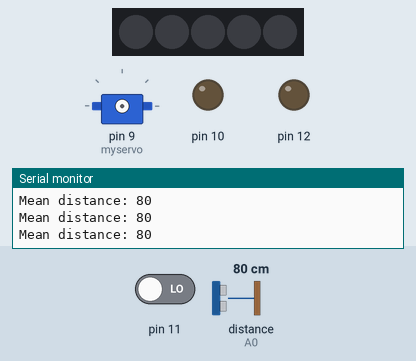
This sketch was run on a simulated Arduino Nano, built with avr-gcc and run on an emulated ATmega328P. On the bench: 5 RGB LEDs in strip order, left to right, servo, output pins drawn as LEDs (lit = HIGH), the last lines printed to the serial monitor. Inputs (shaded band) come from the test bench; at power-on: distance to the obstacle (sensor on A0) 80 cm, pin 11 LOW. Dim RGB values are drawn brighter than linear.

Above: at 1.3 s.
1.4 s: distance to the obstacle (sensor on A0) set to 75 cm
At 1.9 s:
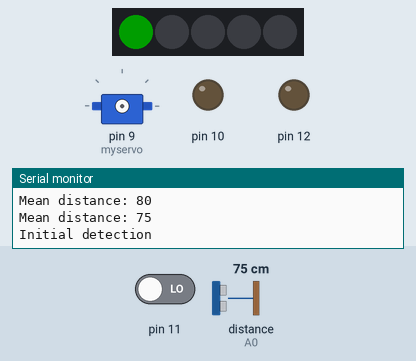
At 4.4 s:
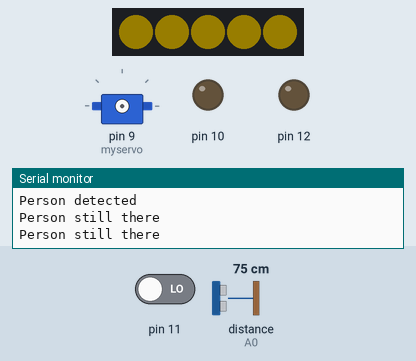
4.5 s: distance to the obstacle (sensor on A0) set to 120 cm
At 7.5 s:
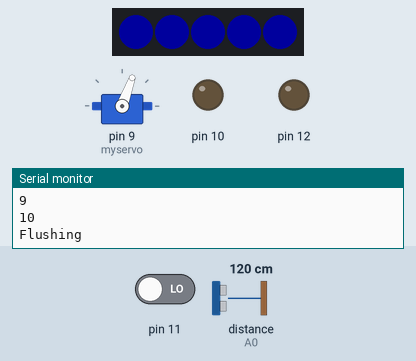
Timing chart, 0 to 16.7 s (numbered marks = the images above; inputs shaded):
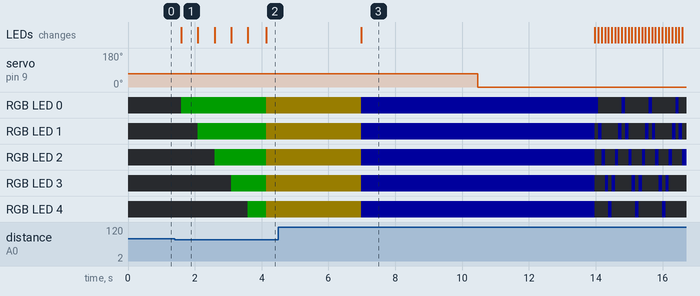

The sketch:

AutoFlush.ino
```cpp
//Written by Dominick Lee (dominick@makitronics.com)
//To build this, you will need 8x Neopixels WS2812, an Arduino Nano, servo, SharpIR senosr, and a TP4056 module.
//Adjust the flush timings as desired.

#include <SharpIR.h>
#include <Adafruit_NeoPixel.h>
#include <Servo.h>

//SharpIR
#define ir A0
#define model 1080

//Neopixels
#define PIN 3
#define NUMPIXELS 5

SharpIR SharpIR(ir, model);
Adafruit_NeoPixel pixels = Adafruit_NeoPixel(NUMPIXELS, PIN, NEO_GRB + NEO_KHZ800);
Servo myservo;


void flushToilet()
{
  Serial.println("Flushing");
  pixels.setPixelColor(0, pixels.Color(0,0,150)); // Moderately bright green color.
  pixels.setPixelColor(1, pixels.Color(0,0,150)); // Moderately bright green color.
  pixels.setPixelColor(2, pixels.Color(0,0,150)); // Moderately bright green color.
  pixels.setPixelColor(3, pixels.Color(0,0,150)); // Moderately bright green color.
  pixels.setPixelColor(4, pixels.Color(0,0,150)); // Moderately bright green color.
  pixels.show(); // This sends the updated pixel color to the hardware.
  myservo.attach(9);  // attaches the servo on pin 9 to the servo object
  myservo.write(70);  // flush down
  delay(3500);  // wait 1.5 seconds
  myservo.write(0);
  delay(3500);  // wait 1.5 seconds
  myservo.detach();  // release


  Serial.println("Refilling tank");
  for(int j = 0; j < 30; j++)
  {
    for(int i=0;i<NUMPIXELS;i++)
    {
      pixels.setPixelColor(0, pixels.Color(0,0,0)); // Moderately bright green color.
      pixels.setPixelColor(1, pixels.Color(0,0,0)); // Moderately bright green color.
      pixels.setPixelColor(2, pixels.Color(0,0,0)); // Moderately bright green color.
      pixels.setPixelColor(3, pixels.Color(0,0,0)); // Moderately bright green color.
      pixels.setPixelColor(4, pixels.Color(0,0,0)); // Moderately bright green color.
      // pixels.Color takes RGB values, from 0,0,0 up to 255,255,255
      pixels.setPixelColor(i, pixels.Color(0,0,150)); // Moderately bright green color.
      pixels.show(); // This sends the updated pixel color to the hardware.
      delay(100); // Delay for a period of time (in milliseconds).
      Serial.println(i);
    }
    for(int i=(NUMPIXELS-2);i > 0;i--)
    {
      pixels.setPixelColor(0, pixels.Color(0,0,0)); // Moderately bright green color.
      pixels.setPixelColor(1, pixels.Color(0,0,0)); // Moderately bright green color.
      pixels.setPixelColor(2, pixels.Color(0,0,0)); // Moderately bright green color.
      pixels.setPixelColor(3, pixels.Color(0,0,0)); // Moderately bright green color.
      pixels.setPixelColor(4, pixels.Color(0,0,0)); // Moderately bright green color.
      // pixels.Color takes RGB values, from 0,0,0 up to 255,255,255
      pixels.setPixelColor(i, pixels.Color(0,0,150)); // Moderately bright green color.
      pixels.show(); // This sends the updated pixel color to the hardware.
      delay(100); // Delay for a period of time (in milliseconds).
      Serial.println(i);
    }
  }
      //last pixel
      pixels.setPixelColor(0, pixels.Color(0,0,150)); // Moderately bright green color.
      pixels.setPixelColor(1, pixels.Color(0,0,0)); // Moderately bright green color.
      pixels.setPixelColor(2, pixels.Color(0,0,0)); // Moderately bright green color.
      pixels.setPixelColor(3, pixels.Color(0,0,0)); // Moderately bright green color.
      pixels.setPixelColor(4, pixels.Color(0,0,0)); // Moderately bright green color.
      pixels.show(); // This sends the updated pixel color to the hardware.
      delay(100); // Delay for a period of time (in milliseconds).
}

void setup()
{
  // put your setup code here, to run once:
  Serial.begin(9600);
  pixels.begin(); // This initializes the NeoPixel library
  pixels.setBrightness(50);

  //capacitive module
  pinMode(10, OUTPUT);
  pinMode(11, INPUT);
  pinMode(12, OUTPUT);
  //digitalWrite(10, HIGH);
  digitalWrite(12, LOW);

  //wait for capacitive sensor to calibrate
  while (digitalRead(11) == HIGH)
  {
    delay(1000);
  }

}  //end setup

void loop()
{

  int dis = SharpIR.distance();  // this returns the distance to the object you're measuring

  Serial.print("Mean distance: ");  // returns it to the serial monitor
  Serial.println(dis);


  //Handle Automatic Detection
  if (dis < 80)
  {
    Serial.println("Initial detection");

    for(int i=0;i<NUMPIXELS;i++)
    {
      // pixels.Color takes RGB values, from 0,0,0 up to 255,255,255
      pixels.setPixelColor(i, pixels.Color(0,150,0)); // Moderately bright green color.
      pixels.show(); // This sends the updated pixel color to the hardware.
      delay(500); // Delay for a period of time (in milliseconds).
    }

    dis = SharpIR.distance();  // this returns the distance to the object you're measuring
    if (dis < 80)  //check
    {
      // pixels.Color takes RGB values, from 0,0,0 up to 255,255,255
      pixels.setPixelColor(0, pixels.Color(120,100,0)); // Moderately bright blue color
      pixels.setPixelColor(1, pixels.Color(120,100,0)); // Moderately bright blue color
      pixels.setPixelColor(2, pixels.Color(120,100,0)); // Moderately bright blue color
      pixels.setPixelColor(3, pixels.Color(120,100,0)); // Moderately bright blue color
      pixels.setPixelColor(4, pixels.Color(120,100,0)); // Moderately bright blue color
      pixels.show(); // This sends the updated pixel color to the hardware.
      Serial.println("Person detected");

      int timeout = 0;
      while (timeout <= 10)
      {
        dis = SharpIR.distance();  // this returns the distance to the object you're measuring
        if (dis < 80)  //person there
        {
          Serial.println("Person still there");
          timeout = 0;
          delay(200);  //wait

          //Or we can handle Manual Flush
          if (digitalRead(11) == HIGH)
          {
            delay(500);
            if (digitalRead(11) == HIGH)
            {
              //clear to flush
              //timeout = 11;
            }
          }  //end of manual flush check

        }
        else
        {
          Serial.println(timeout);
          timeout ++;
          delay(200);  //wait 10 of these for 2 second delay
        }
      }

      //clear to flush
      flushToilet();

    }

  }
  else
  {
    for(int i=0;i<NUMPIXELS;i++)
    {
      // pixels.Color takes RGB values, from 0,0,0 up to 255,255,255
      pixels.setPixelColor(i, pixels.Color(0,0,0)); // Moderately bright green color.

      pixels.show(); // This sends the updated pixel color to the hardware.

      delay(100); // Delay for a period of time (in milliseconds).
    }
  }

}  //end loop
```

Measured:
- the behaviour switches between 80 and 79 cm on distance to the obstacle (sensor on A0) (found by bisection; images 0 and 1)
- after the input at 1.4 s, RGB LED 0: off → RGB(0, 29, 0) after 0.19 s, → RGB(23, 19, 0) 2.5 s later; RGB LED 1: off → RGB(0, 29, 0) after 0.69 s, → RGB(23, 19, 0) 2.0 s later
- after the input at 4.5 s, servo on pin 9 (myservo): 70° → 0° after 6.0 s; RGB LED 0: RGB(23, 19, 0) → RGB(0, 0, 29) after 2.5 s, then repeats every 0.80 s: off 0.70 s, RGB(0, 0, 29) 0.10 s
- what the display in image 1 shows lasts 0.5 s, from 1.6 s to 2.1 s
